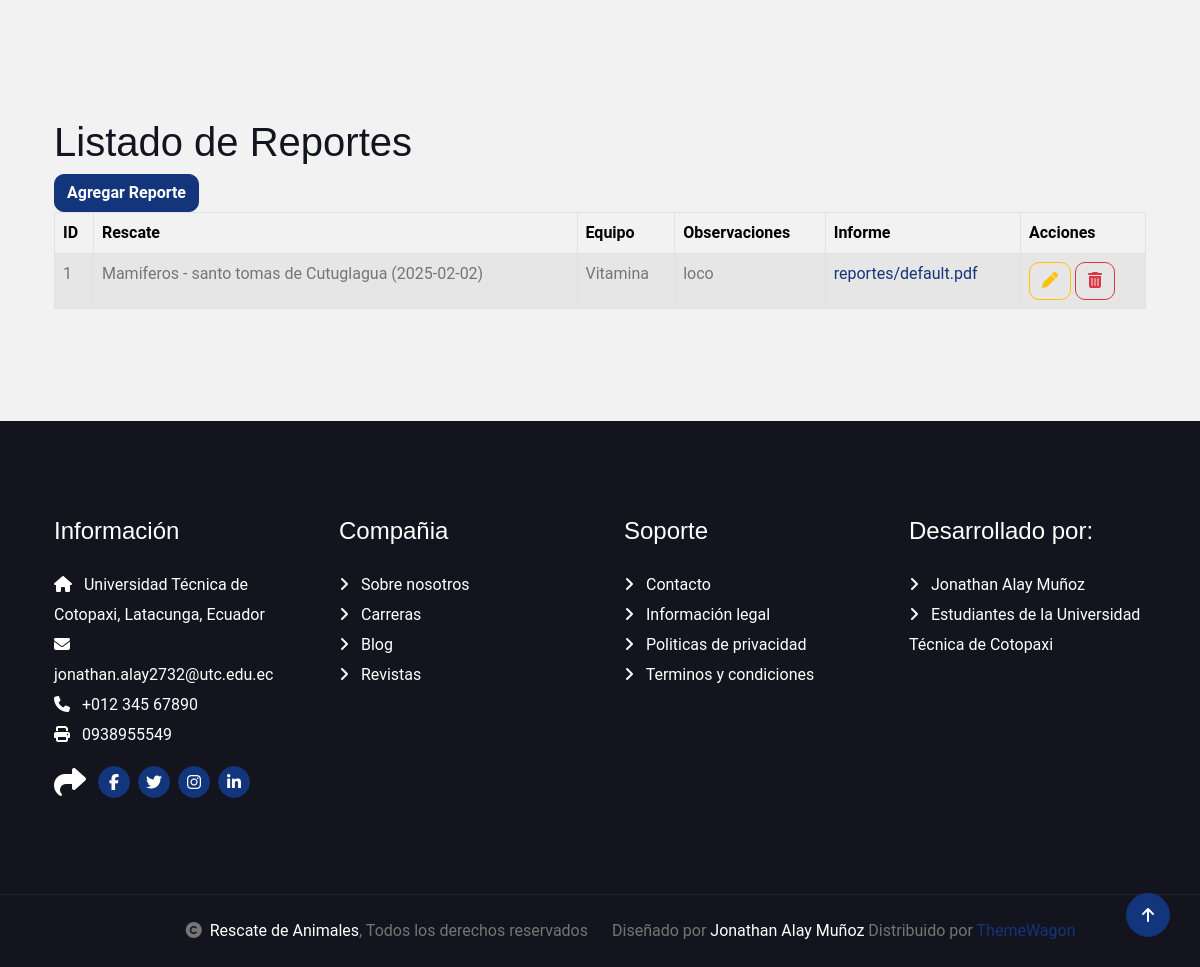
The page /reportes/ (lower part) on the database as committed earlier.
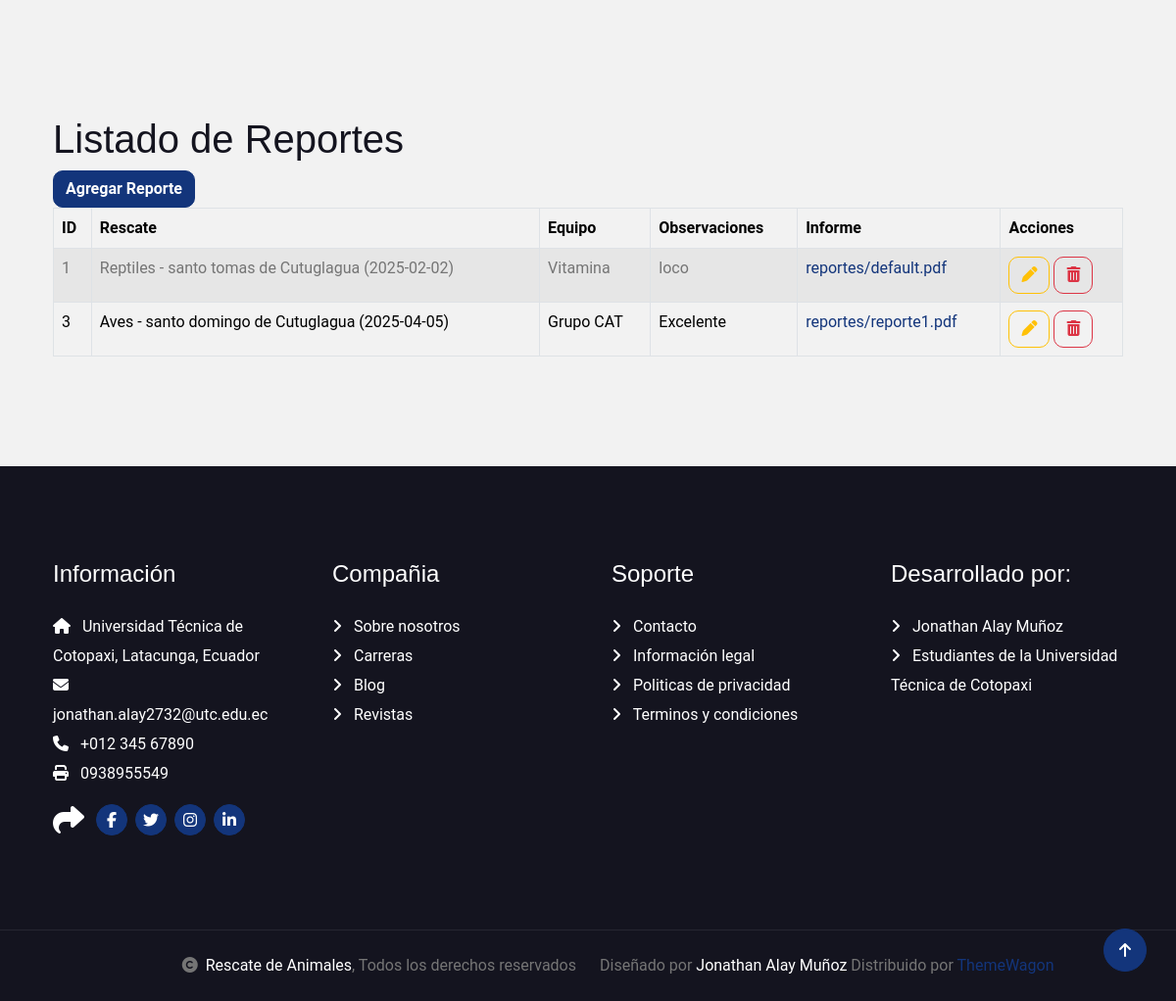
The same page on the database as committed later.
### Aplicaciones/Animales/models.py (models this page shows, shortened)
class ReporteRescate(models.Model):
    rescate = models.OneToOneField(Rescate, on_delete=models.CASCADE)
    equipo = models.ForeignKey(EquipoRescate, on_delete=models.CASCADE, default=1)  # Valor por defecto agregado
    observaciones = models.TextField()
    pdf_informe = models.FileField(upload_to='reportes/', default='reportes/default.pdf')  # Valor por defecto agregado

class Rescate(models.Model):
    fecha = models.DateTimeField()
    ubicacion = models.CharField(max_length=255)
    especie = models.ForeignKey(Especie, on_delete=models.CASCADE, default=1)
    foto_rescate = models.ImageField(upload_to='rescates/', null=True, blank=True)
    def __str__(self):
        return f"{self.especie.nombre} - {self.ubicacion} ({self.fecha.date()})"

class Especie(models.Model):
    nombre = models.CharField(max_length=100)
    descripcion = models.TextField(null=True, blank=True)

class EquipoRescate(models.Model):
    nombre = models.CharField(max_length=100)
    especialidad = models.CharField(max_length=100)
    foto_equipo = models.ImageField(upload_to='equipos/', default='equipos/default.jpg')
    fecha_creacion = models.DateField(null=True, blank=True)
    fecha_actualizacion = models.DateField(auto_now=True)
    def __str__(self):
        return self.nombre

### Aplicaciones/Animales/views.py (the view)
# urls.py: path('reportes/', views.reportes),
def reportes(request):
    reportes = ReporteRescate.objects.all()
    return render(request, "reporte.html", {'reportes': reportes})

### Aplicaciones/Animales/templates/reporte.html (shortened to what this page needs)
{% extends './plantilla.html' %}
{% block contenido %}
<br>
<h1>Listado de Reportes</h1>
<a href="/nuevoReporte/" class="btn btn-primary">Agregar Reporte</a>
<table class="table table-bordered table-striped table-hover" id="tbl_reportes">
    <thead>
        <tr>
            <th>ID</th>
            <th>Rescate</th>
            <th>Equipo</th>
            <th>Observaciones</th>
            <th>Informe</th>
            <th>Acciones</th>
        </tr>
    </thead>
    <tbody>
        {% for rep in reportes %}
        <tr>
            <td>{{ rep.id }}</td>
            <td>{{ rep.rescate }}</td>
            <td>{{ rep.equipo }}</td>
            <td>{{ rep.observaciones }}</td>
            <td>
                {% if rep.pdf_informe %}
                    <a href="{{ rep.pdf_informe.url }}" download>{{ rep.pdf_informe.name }}</a>
                {% else %}
                    Sin documento
                {% endif %}
            </td>
            <td>
                <a href="/editarReporte/{{ rep.id }}" class="btn btn-outline-warning"><i class="fa fa-pen"></i></a>
                <a href="#" onclick="eliminarReporte('{{ rep.id }}');" class="btn btn-outline-danger"><i class="fa fa-trash"></i></a>
            </td>
        </tr>
        {% endfor %}
    </tbody>
</table>
{% endblock %}

Rows that differ between the two databases and show on the page:
changed through a linked row, ReporteRescate "loco": rescate "Mamiferos - santo tomas de Cutuglagua (2025-02-02)" → "Reptiles - santo tomas de Cutuglagua (2025-02-02)"
added ReporteRescate: id "3", rescate "Aves - santo domingo de Cutuglagua (2025-04-05)", equipo "Grupo CAT", observaciones "Excelente", pdf_informe.name "reportes/reporte1.pdf"
